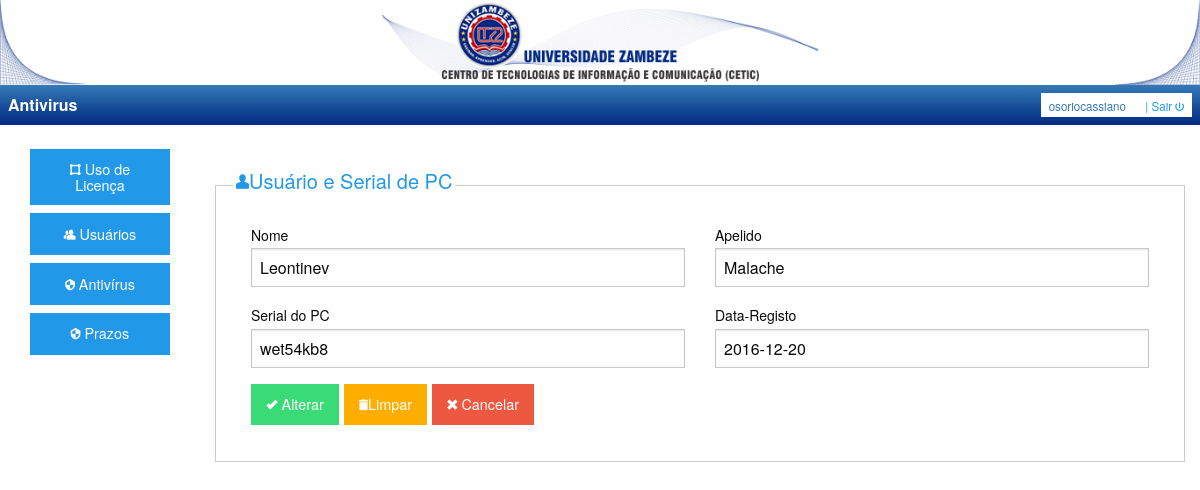
The page /includes/administrador.php?link=4&ac=Alterar&id=29 (signed in) on the database its author committed.
### tables this page shows
CREATE TABLE IF NOT EXISTS `tbl_usuario_computador` (
  `uc_codigo` int(11) NOT NULL AUTO_INCREMENT,
  `uc_serial` varchar(36) NOT NULL,
  `uc_nome` varchar(50) DEFAULT NULL,
  `uc_apelido` varchar(50) DEFAULT NULL,
  `uc_data_registo` date NOT NULL,
  PRIMARY KEY (`uc_codigo`),
  KEY `uc_serial` (`uc_serial`)
);

### Classes/Crud.php (called while the page is built, shortened)
<?php
class Crud{
    protected $tabelas;
    protected $camp_tbl_pesquisa;
    protected $valor_pesquisa;
    public function setTabelas($tbl){
        $this->tabelas = $tbl;
    }
    public function setCamposTblPesquisa($c_tbl_pesquisa){
        $this->camp_tbl_pesquisa = $c_tbl_pesquisa;
    }
    public function setValor_pesquisa($valor_pes){
        $this->valor_pesquisa = $valor_pes;
    }
    public function listarComId(){
        $pdo = conectarPdo();
            $listar = $pdo->query("SELECT * FROM $this->tabelas WHERE $this->camp_tbl_pesquisa = $this->valor_pesquisa");
            $listar->execute();
            if($listar->rowCount() > 0){
                return $listar->fetch(PDO::FETCH_OBJ);;
            }
            else{
                throw new exception ("Sem Registos!");
            }
    }
}

### frm/frm_registo_pc.php (the view, shortened to what this page needs)
<?php
$acao = "";
$limpar = "";
$cancelar = "";
$nome = "";
$apelido = "";
$serial = "";
$data_registo = "";
if(isset($_GET['ac'])){
    if($_GET['ac'] == ""){
        $acao = "Salvar";
        $limpar = "Limpar";
        $cancelar = "Cancelar";
        if(isset($_POST['Salvar'])){
            $uc_nome = $_POST['uc_nome'];
            $uc_apelido = $_POST['uc_apelido'];
            $uc_serial = $_POST['uc_serial'];
            $uc_data_registo = $_POST['uc_data_registo'];
            $salvar = new Crud();
            $salvar->setTabelas("tbl_usuario_computador");
            $salvar->setCampos("uc_serial, uc_nome, uc_apelido, uc_data_registo");
            $salvar->setDados("'$uc_serial', '$uc_nome', '$uc_apelido', '$uc_data_registo'");
            $verifica = new Crud();
            $verifica->setTabelas("tbl_usuario_computador");
            $verifica->setCampos("uc_serial = '$uc_serial'
                                  AND uc_nome = '$uc_nome'
                                  AND uc_apelido = '$uc_apelido'
                                  AND uc_data_registo = '$uc_data_registo'");
            if(!$verifica->verificaExistencia()){
                try{
                    if($salvar->inserir()){
                        $mensagem = "Registado com Sucesso!";
                    }
                    else{
                        $erro = "Não foi possível inserir o registo!";
                    }
                }catch(exception $e){
                    $erro = $e->getMessage();
                }
            }
            else{
                $erro = "O registo já  existe!";
            }
        }
    }
    elseif($_GET['ac'] == "Alterar"){
        $acao = "Alterar";
        $limpar = "Limpar";
        $cancelar = "Cancelar";
        $id = $_GET['id'];
        try{
            $campos_editar = new Crud();
            $campos_editar->setTabelas("tbl_usuario_computador");
            $campos_editar->setCamposTblPesquisa("uc_codigo");
            $campos_editar->setValor_pesquisa("'$id'");
            $dados = $campos_editar->listarComId();
            $nome = $dados->uc_nome;
            $apelido = $dados->uc_apelido;
            $serial = $dados->uc_serial;
            $data_registo = $dados->uc_data_registo;
        }catch (Exception $e){
            $excecao = $e->getMessage();
        }
    }
}
?>
<fieldset class="fieldset">
    <legend> <h5 class="txt_azul"><i class="fi-torso"></i>Usuário e Serial de PC</h5> </legend>
    <form method="POST" action="" data-abide novalidate>
        <div class="row">
            <div class="small-12 large-6 columns">
                <label>Nome
                    <input type="text" name="uc_nome" value="<?php echo $nome; ?>" placeholder="Nome" required pattern="[a-zA-Z ]"/><span class="form-error">Apenas letras e espaços são permitidos!</span>
                </label>
            </div>
            <div class="small-12 medium-6 columns">
                <label>Apelido
                    <input type="text" name="uc_apelido" value="<?php echo $apelido; ?>" placeholder="Apelido" pattern="[a-zA-Z ]"/><span class="form-error">Apenas letras e espaços são permitidos!</span>
                </label>
            </div>
        </div>
        <div class="row">
            <div class="small-12 medium-6 columns">
                <label>Serial do PC
                    <input type="text" name="uc_serial" value="<?php echo $serial; ?>" placeholder="Serial do PC: XXXXX-XXXXX-XXXXX-XXXXX" required pattern="[a-zA-Z0-9-]"/><span class="form-error">Insira uma Licença Válida!</span>
                </label>
            </div>
            <div class="small-12 medium-6 columns">
                <label>Data-Registo
                    <input type="text" name="uc_data_registo" value="<?php echo $data_registo; ?>" placeholder="Ano-Mes-Dia" required/><span class="form-error">Data obrigatória!</span>
                </label>
            </div>
        </div>
        <div class="row">
            <div class="small-12 columns">
               <?php
                if($acao=="Salvar"){?>
                    <button class="success button" type="submit" name="<?php echo $acao;?>"><i class="fi-check"></i> <?php echo $acao; ?></button>
               <?php }
               elseif($acao=="Alterar"){?>
                   <button class="success button" type="submit" name="<?php echo $acao; ?>"><i class="fi-check"></i> <?php echo $acao; ?></button>
              <?php }
               elseif($acao=="Apagar"){?>
                   <button class="alert button" type="submit" name="<?php echo $acao; ?>"><i class="fi-minus"></i> <?php echo $acao; ?></button>
              <?php }
               ?>
                <?php echo ($limpar != "") ? '<button class="warning button" type="reset"> <i class="fi-trash"></i>Limpar</button>' : "";?>
                <?php echo ($cancelar != "") ? '<a href="administrador.php?link=3" class="alert button"><i class="fi-x"></i> Cancelar </a>' : "";?>
            </div>
        </div>
    </form>
</fieldset>

### public/css/app.css (style rules this page uses)
body { margin: 0; }
.txt_azul { color: #2199E8; }

### rows shown on the page
tbl_usuario_computador: uc_nome "Leontinev", uc_apelido "Malache", uc_serial "wet54kb8", uc_data_registo "2016-12-20"

### other values the page prints
$_SESSION['us_usuario'] "osoriocassiano"
$acao "Alterar"
